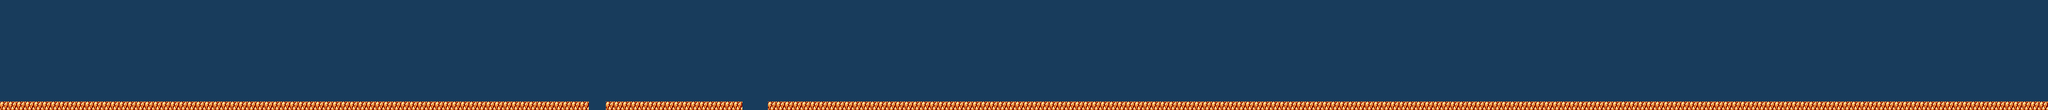

The image is a tile-based game level rendered from a .tmx file. Its description and source (layers, tilesets, objects; grid data summarised) follow:
An orthogonal 240x13 tile map with 16x16 px tiles, 2 tile layers (Background Color, Graphic Layer), 2 tilesets and 93 objects.

<map version="1.5" tiledversion="1.7.2" orientation="orthogonal" renderorder="right-down" width="240" height="13" tilewidth="16" tileheight="16" infinite="0" nextlayerid="9" nextobjectid="153">
 <tileset firstgid="1" name="tileset_gutter" tilewidth="16" tileheight="16" spacing="2" margin="1" tilecount="924" columns="33">
  <image source="tileset_gutter.png" width="594" height="504" />
  <tile id="0">
   <properties>
    <property name="blocked" value="" />
   </properties>
  </tile>
  <tile id="1">
   <properties>
    <property name="blocked" value="" />
    <property name="smashable" value="" />
   </properties>
  </tile>
  <tile id="2">
   <properties>
    <property name="blocked" value="" />
    <property name="smashable" value="" />
   </properties>
  </tile>
  <tile id="24">
   <properties>
    <property name="blocked" value="" />
    <property name="coinblock" value="" />
   </properties>
  </tile>
  <tile id="25">
   <properties>
    <property name="blocked" value="" />
   </properties>
  </tile>
  <tile id="26">
   <properties>
    <property name="blocked" value="" />
   </properties>
  </tile>
  <tile id="33">
   <properties>
    <property name="blocked" value="" />
   </properties>
  </tile>
  <tile id="264">
   <properties>
    <property name="blocked" value="" />
   </properties>
  </tile>
  <tile id="265">
   <properties>
    <property name="blocked" value="" />
   </properties>
  </tile>
  <tile id="266">
   <properties>
    <property name="blocked" value="" />
   </properties>
  </tile>
  <tile id="267">
   <properties>
    <property name="blocked" value="" />
   </properties>
  </tile>
  <tile id="268">
   <properties>
    <property name="blocked" value="" />
   </properties>
  </tile>
  <tile id="297">
   <properties>
    <property name="blocked" value="" />
   </properties>
  </tile>
  <tile id="298">
   <properties>
    <property name="blocked" value="" />
   </properties>
  </tile>
  <tile id="299">
   <properties>
    <property name="blocked" value="" />
   </properties>
  </tile>
  <tile id="300">
   <properties>
    <property name="blocked" value="" />
   </properties>
  </tile>
  <tile id="301">
   <properties>
    <property name="blocked" value="" />
   </properties>
  </tile>
  <tile id="330">
   <properties>
    <property name="blocked" value="" />
   </properties>
  </tile>
  <tile id="331">
   <properties>
    <property name="blocked" value="" />
   </properties>
  </tile>
  <tile id="363">
   <properties>
    <property name="blocked" value="" />
   </properties>
  </tile>
  <tile id="364">
   <properties>
    <property name="blocked" value="" />
   </properties>
  </tile>
 </tileset>
 <tileset firstgid="925" source="NES - Mega Man 2 - Wily Stage 1.tsx" />
 <layer id="1" name="Background Color" width="240" height="13">
  <data>[3120 cells, 3118 non-empty, 1 distinct tile ids]</data>
 </layer>
 <layer id="2" name="Graphic Layer" width="240" height="13">
  <data>[3120 cells, 3120 non-empty, 3 distinct tile ids]</data>
 </layer>
 <objectgroup id="3" name="Ground">
  <object id="5" x="0" y="192" width="1104" height="18" />
  <object id="11" x="1136" y="192" width="256" height="16" />
  <object id="25" x="1440" y="192" width="1024" height="16" />
  <object id="26" x="2208" y="128" width="16" height="64" />
  <object id="27" x="2192" y="144" width="16" height="48" />
  <object id="28" x="2176" y="160" width="16" height="32" />
  <object id="29" x="2160" y="176" width="16" height="16" />
  <object id="30" x="2256" y="128" width="16" height="64" />
  <object id="31" x="2272" y="144" width="16" height="48" />
  <object id="32" x="2288" y="160" width="16" height="32" />
  <object id="33" x="2304" y="176" width="16" height="16" />
  <object id="34" x="2384" y="176" width="16" height="16" />
  <object id="35" x="2400" y="160" width="16" height="32" />
  <object id="36" x="2416" y="144" width="16" height="48" />
  <object id="37" x="2432" y="128" width="32" height="64" />
  <object id="38" x="2496" y="128" width="16" height="64" />
  <object id="39" x="2512" y="144" width="16" height="48" />
  <object id="40" x="2528" y="160" width="16" height="32" />
  <object id="41" x="2544" y="176" width="16" height="16" />
  <object id="42" x="2496" y="192" width="1344" height="16" />
  <object id="45" x="3024" y="64" width="32" height="128" />
  <object id="46" x="3024" y="80" height="96" />
  <object id="47" x="3008" y="80" width="16" height="112" />
  <object id="48" x="2992" y="96" width="16" height="96" />
  <object id="49" x="2976" y="112" width="16" height="80" />
  <object id="50" x="2960" y="128" width="16" height="64" />
  <object id="51" x="2944" y="144" width="16" height="48" />
  <object id="52" x="2928" y="160" width="16" height="32" />
  <object id="53" x="2912" y="176" width="16" height="16" />
  <object id="54" x="3184" y="176" width="16" height="16" />
 </objectgroup>
 <objectgroup id="4" name="Pipes">
  <object id="61" x="3568" y="128" width="32" height="64" />
  <object id="62" x="3536" y="160" width="32" height="32" />
  <object id="63" x="2880" y="160" width="32" height="32" />
  <object id="64" x="2624" y="160" width="32" height="32" />
  <object id="66" x="448" y="160" width="32" height="32" />
  <object id="67" x="608" y="144" width="32" height="48" />
  <object id="68" x="736" y="128" width="32" height="64" />
  <object id="69" x="912" y="128" width="32" height="64" />
 </objectgroup>
 <objectgroup id="5" name="Coins">
  <object id="70" x="256" y="128" width="16" height="16" />
  <object id="71" x="336" y="128" width="16" height="16">
   <properties>
    <property name="mushroom" value="" />
   </properties>
  </object>
  <object id="72" x="352" y="64" width="16" height="16" />
  <object id="73" x="368" y="128" width="16" height="16" />
  <object id="74" x="1264" y="128" width="16" height="16" />
  <object id="75" x="1520" y="64" width="16" height="16" />
  <object id="76" x="1712" y="128" width="16" height="16" />
  <object id="77" x="1760" y="128" width="16" height="16" />
  <object id="78" x="1760" y="64" width="16" height="16">
   <properties>
    <property name="mushroom" value="" />
   </properties>
  </object>
  <object id="79" x="1808" y="128" width="16" height="16" />
  <object id="80" x="2080" y="64" width="16" height="16" />
  <object id="81" x="2096" y="64" width="16" />
  <object id="83" x="2096" y="64" width="16" height="16" />
  <object id="84" x="2736" y="128" width="16" height="16" />
 </objectgroup>
 <objectgroup id="6" name="Bricks">
  <object id="85" x="2752" y="128" width="16" height="16" />
  <object id="86" x="2720" y="128" width="16" height="16" />
  <object id="87" x="2704" y="128" width="16" height="16" />
  <object id="88" x="2096" y="128" width="16" height="16" />
  <object id="89" x="2080" y="128" width="16" height="16" />
  <object id="90" x="2064" y="64" width="16" height="16" />
  <object id="91" x="2112" y="64" width="16" height="16" />
  <object id="92" x="1952" y="64" width="16" height="16" />
  <object id="93" x="1968" y="64" width="16" height="16" />
  <object id="94" x="1984" y="64" width="16" height="16" />
  <object id="96" x="1632" y="128" width="16" height="16" />
  <object id="97" x="1616" y="128" width="16" height="16" />
  <object id="98" x="1520" y="128" width="16" />
  <object id="99" x="1504" y="64" width="16" height="16" />
  <object id="100" x="1488" y="64" width="16" height="16" />
  <object id="101" x="1472" y="64" width="16" height="16" />
  <object id="102" x="1520" y="128" width="16" height="16" />
  <object id="103" x="1408" y="64" width="16" />
  <object id="104" x="1408" y="64" width="16" height="16" />
  <object id="105" x="1392" y="64" width="16" height="16" />
  </objectgroup>
 <objectgroup id="7" name="Goombas">
  <!-- 6 objects omitted --></objectgroup>
 <objectgroup id="8" name="Turtles">
  <!-- 3 objects omitted --></objectgroup>
</map>
<!-- 21 of 93 objects omitted -->
